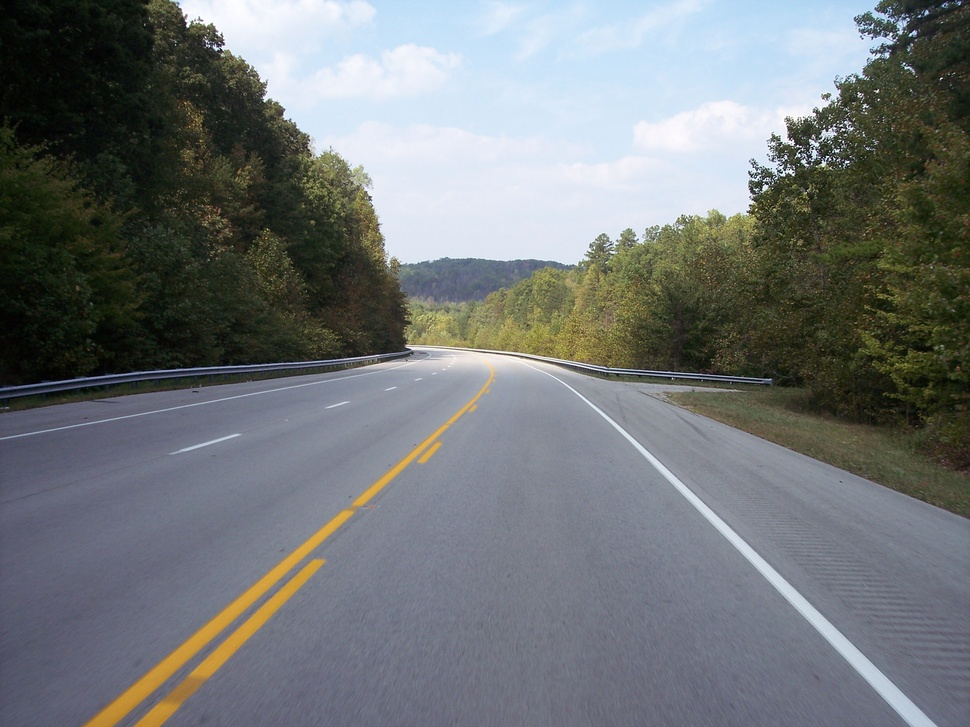
#> input picture Task1.2/lane.jpg, 970 x 727 px, shrunk from 2856 x 2142 before the run
$ jupyter execute Masking.ipynb   (older library calls are emulated)
#> lines starting #> are read from the running program, lines starting #| are printed output that depends on the picture
[cell 1]
import cv2

[cell 2]
im = cv2.imread('lane.jpg',cv2.IMREAD_COLOR)
#> im is the input picture: shape (727, 970, 3); mean B, G, R 119.1, 117.6, 113.4
gray = cv2.cvtColor(im,cv2.COLOR_BGR2GRAY)
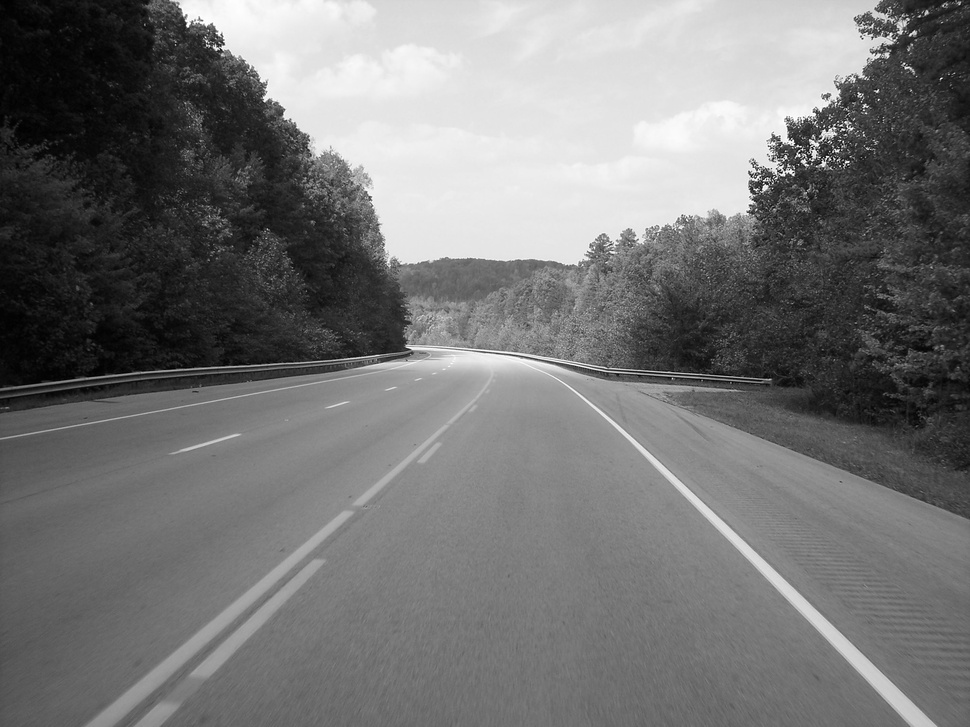
#> gray: shape (727, 970); min 0, max 255, mean 116.6

[cell 3]
out = cv2.Sobel(gray,cv2.CV_8U,0,1,ksize=5)
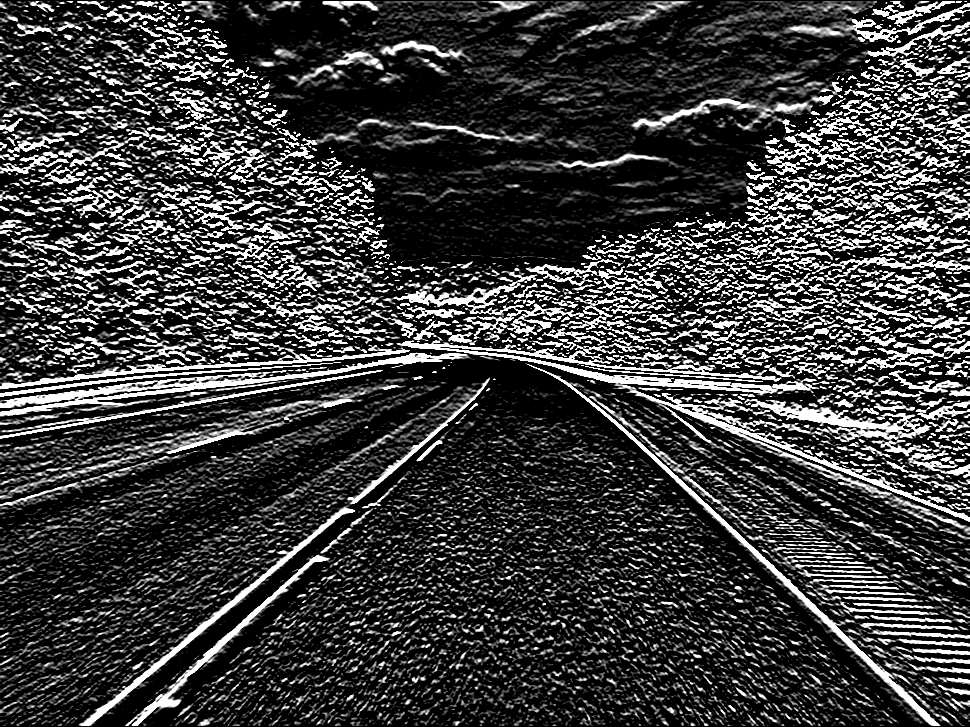
#> out: shape (727, 970); min 0, max 255, mean 60.5
